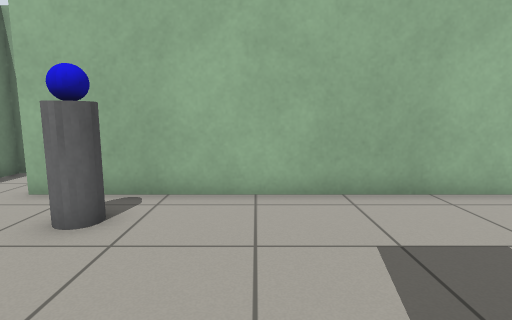
[1] (above)

17 first-person views from a walk through a robot-simulator world made for Gazebo. The camera is 0.88 m above the floor, tilts 8° down and sees 80° across. The floor is counted in squares, 0.5 m on a side. Each view is taken from the middle of a square. On the plan, view 1 faces up. The plan holds only what a view shows up to about 16 squares ahead; the rest is blank.

[2]
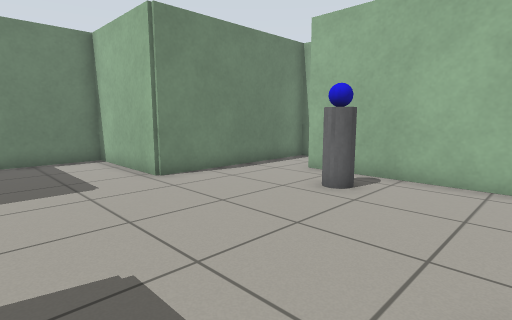

[3]
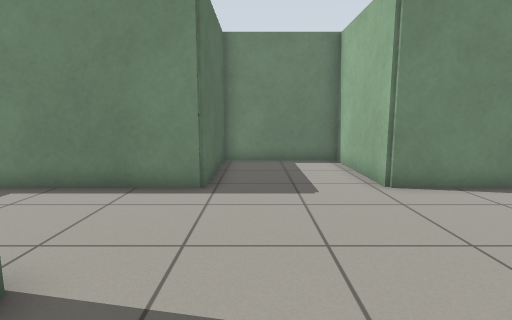

[4]
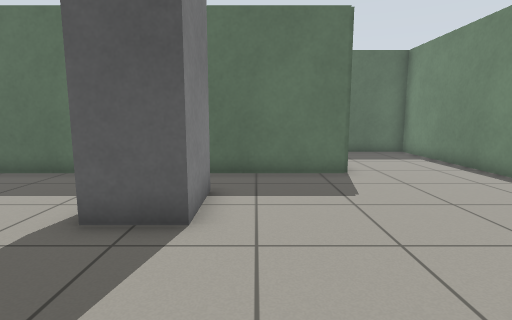

[5]
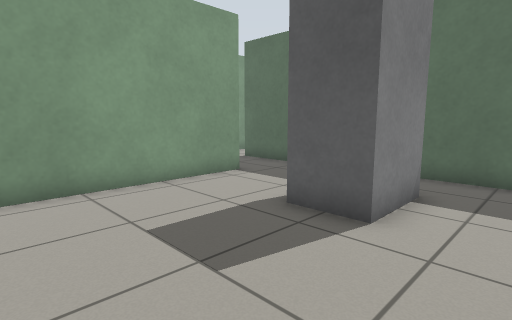

[6]
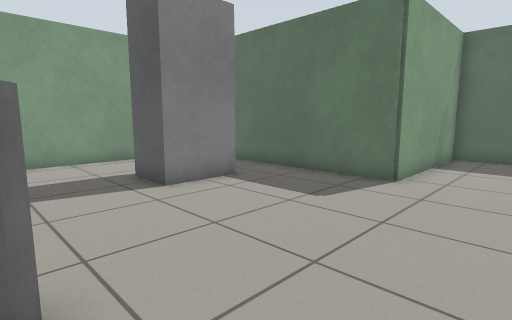

[7]
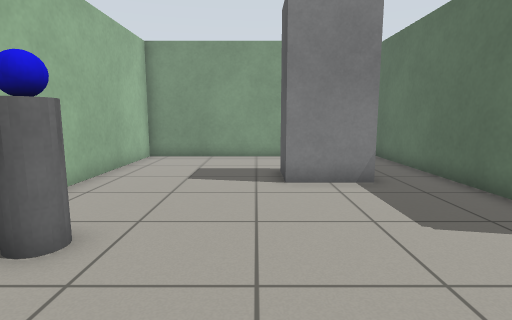

[8]
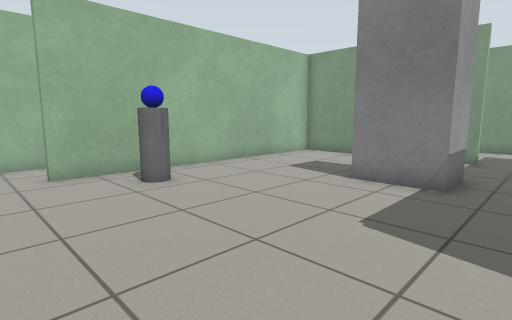

[9]
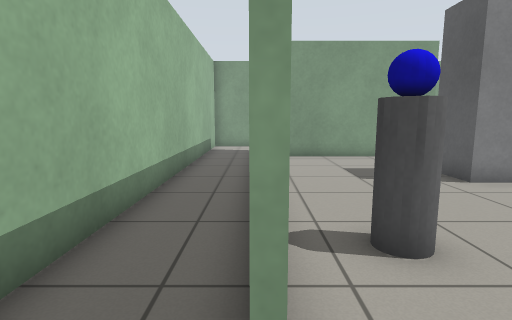

[10]
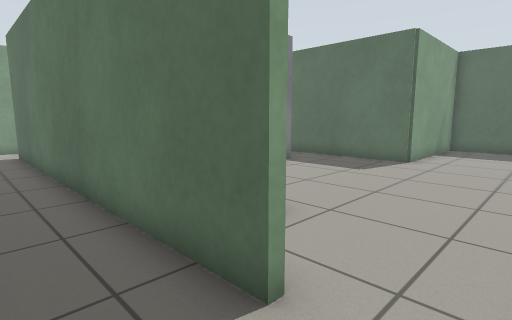

[11]
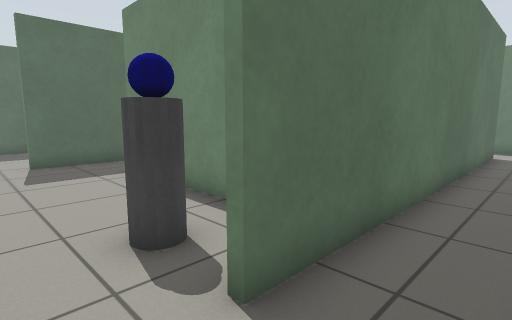

[12]
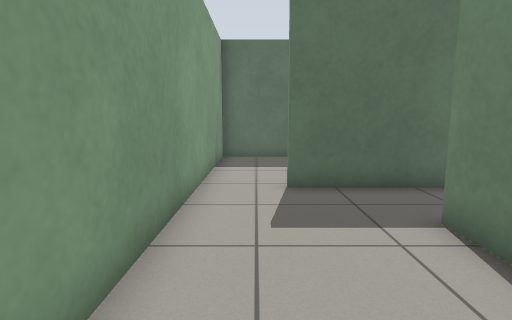

[13]
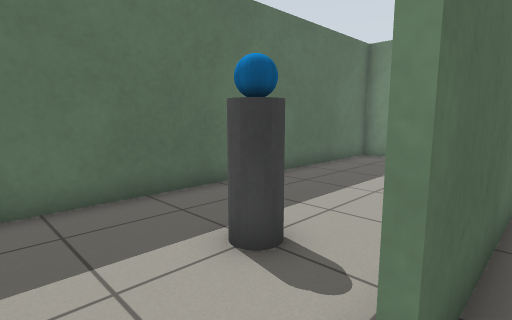

[14]
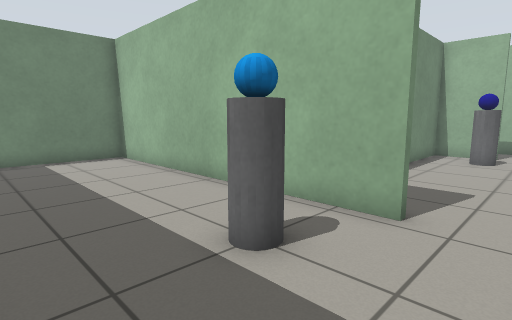

[15]
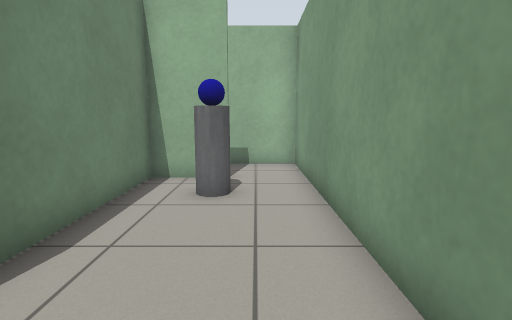

[16]
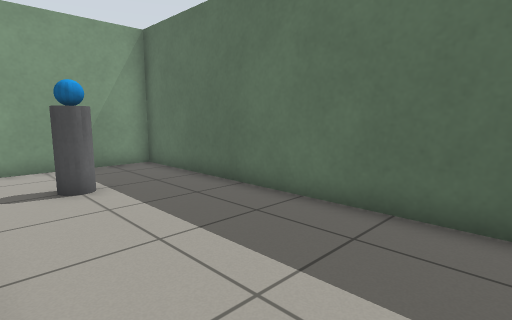

[17]
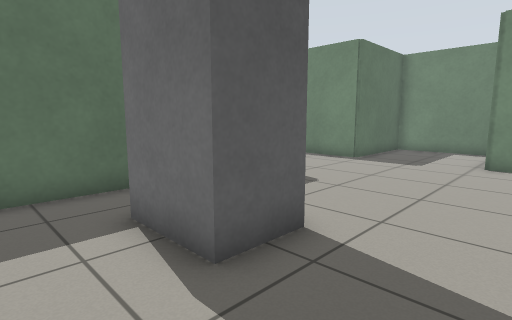

### Floor plan
Points are (right, up) in squares from view 1. A wall is a line through its corners. A room is listed if a view was taken in it or the views show most of it. See-through windows are left out.
Room 1 (views 1, 2, 3, 4, 5, 6, 7, 8, 17)
walls: (-7.5, 6.5) (-7.5, 2.3) (-12.3, 2.3) (-12.3, -2.3) (-7.5, -2.3) (-7.5, -9.5) (-2.9, -9.5) (-2.9, -3.5) (6.5, -3.5); (6.7, -1) (6.7, 6.8) (-5.2, 6.8)
ways out: opening at (-6.5, 7) to room 2; opening at (7, -1.5) to room 3
objects: pillar (-3, 5); blue ball (-3, 6); grey box (1, -1) to (3, 1)
Room 2 (views 9, 10, 11)
walls: (-5.2, 7) (9.2, 7); (11.5, 6.5) (11.5, 9.5) (-7.5, 9.5) (-7.5, 6.5)
ways out: opening at (-6.5, 7) to room 1; opening at (10.5, 7) to room 3
Room 3 (views 12, 13, 15)
walls: (9.2, 6.8) (6.9, 6.8) (6.9, -1); (6.5, -3.5) (9.2, -3.5); (11.5, -3.5) (11.5, 6.5)
ways out: opening at (7, -1.5) to room 1; opening at (10.5, 7) to room 2; opening at (10.5, -3) to room 4
objects: pillar (9, 5); blue ball (9, 6)
Room 4 (views 14, 16)
walls: (9.2, -3.7) (-2.7, -3.7) (-2.7, -9.5) (11.5, -9.5) (11.5, -3.5)
ways out: opening at (10.5, -3) to room 3
objects: pillar (8, -6); blue ball (8, -5)

Positions as (right, up) in squares from view 1, and headings:
1: (0, 0), facing up
2: (1, -2), facing up-left
3: (0, -1), facing left
4: (0, 6), facing down
5: (-1, 6), facing down-right
6: (-6, 5), facing down-right
7: (-7, 2), facing right
8: (-7, -3), facing up-right
9: (-7, 7), facing right
10: (-7, 9), facing down-right
11: (11, 9), facing down-left
12: (10, 4), facing down
13: (11, -3), facing down-left
14: (11, -9), facing up-left
15: (10, -2), facing up
16: (0, -4), facing down-right
17: (5, 4), facing down-left
